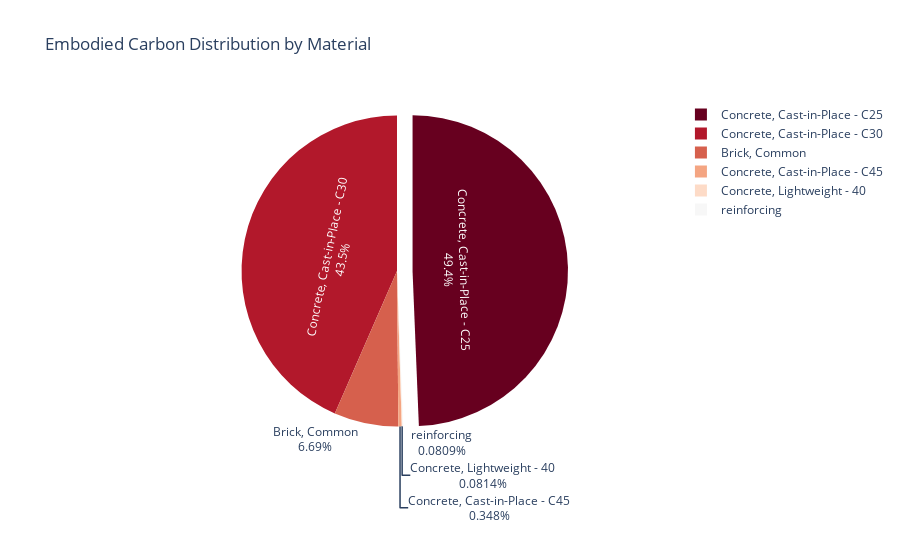

Notebook source saved alongside this figure:
### Markdown cell above
Pie Chart Embodied Carbon by Material

### Code cell
# Calculate total embodied carbon per material
carbon_by_material = df.groupby("material")["embodied_carbon"].sum()

# Plot pie chart
fig = px.pie(
    names=carbon_by_material.index,
    values=carbon_by_material.values,
    title="Embodied Carbon Distribution by Material",
    color_discrete_sequence=px.colors.sequential.RdBu
)
fig.update_traces(textinfo="percent+label", pull=[0.1 if i == max(carbon_by_material.values) else 0 for i in carbon_by_material.values])
fig.show()

### Figure 1 — Plotly figure (JSON) as saved in the notebook; plotly's stock layout.template omitted (floating-point values rounded to 4 significant figures)
{"data": [{"domain": {"x": [0, 1], "y": [0, 1]}, "hovertemplate": "label=%{label}<br>value=%{value}<extra></extra>", "labels": ["Brick, Common", "Concrete, Cast-in-Place - C25", "Concrete, Cast-in-Place - C30", "Concrete, Cast-in-Place - C45", "Concrete, Lightweight - 40", "reinforcing"], "legendgroup": "", "name": "", "pull": [0, 0.1, 0, 0, 0, 0], "showlegend": true, "textinfo": "percent+label", "type": "pie", "values": [17940.0, 132400.0, 116600.0, 934.1, 218.4, 217.2]}], "layout": {"legend": {"tracegroupgap": 0}, "piecolorway": ["rgb(103,0,31)", "rgb(178,24,43)", "rgb(214,96,77)", "rgb(244,165,130)", "rgb(253,219,199)", "rgb(247,247,247)", "rgb(209,229,240)", "rgb(146,197,222)", "rgb(67,147,195)", "rgb(33,102,172)", "rgb(5,48,97)"], "title": {"text": "Embodied Carbon Distribution by Material"}}}
